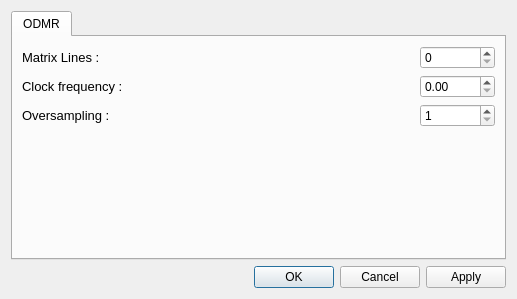
<?xml version="1.0" encoding="UTF-8"?>
<ui version="4.0">
 <class>SettingsDialog</class>
 <widget class="QDialog" name="SettingsDialog">
  <property name="geometry">
   <rect>
    <x>0</x>
    <y>0</y>
    <width>517</width>
    <height>299</height>
   </rect>
  </property>
  <property name="windowTitle">
   <string>qudi: ODMR - Settings</string>
  </property>
  <layout class="QGridLayout" name="gridLayout_2">
   <item row="1" column="0">
    <widget class="QDialogButtonBox" name="buttonBox">
     <property name="orientation">
      <enum>Qt::Horizontal</enum>
     </property>
     <property name="standardButtons">
      <set>QDialogButtonBox::Apply|QDialogButtonBox::Cancel|QDialogButtonBox::Ok</set>
     </property>
    </widget>
   </item>
   <item row="0" column="0">
    <widget class="QTabWidget" name="tabWidget">
     <widget class="QWidget" name="odmrtab">
      <attribute name="title">
       <string>ODMR</string>
      </attribute>
      <layout class="QGridLayout" name="gridLayout">
       <item row="0" column="0">
        <widget class="QLabel" name="label">
         <property name="font">
          <font>
           <pointsize>10</pointsize>
          </font>
         </property>
         <property name="toolTip">
          <string>This is the number of lines plotted in the Matrix Plot (lower plot).</string>
         </property>
         <property name="text">
          <string>Matrix Lines :</string>
         </property>
        </widget>
       </item>
       <item row="0" column="1">
        <widget class="QSpinBox" name="matrix_lines_SpinBox">
         <property name="sizePolicy">
          <sizepolicy hsizetype="Expanding" vsizetype="Fixed">
           <horstretch>0</horstretch>
           <verstretch>0</verstretch>
          </sizepolicy>
         </property>
         <property name="maximumSize">
          <size>
           <width>75</width>
           <height>16777215</height>
          </size>
         </property>
         <property name="maximum">
          <number>100000</number>
         </property>
        </widget>
       </item>
       <item row="3" column="0">
        <spacer name="verticalSpacer">
         <property name="orientation">
          <enum>Qt::Vertical</enum>
         </property>
         <property name="sizeHint" stdset="0">
          <size>
           <width>20</width>
           <height>40</height>
          </size>
         </property>
        </spacer>
       </item>
       <item row="1" column="0">
        <widget class="QLabel" name="label_2">
         <property name="font">
          <font>
           <pointsize>10</pointsize>
          </font>
         </property>
         <property name="toolTip">
          <string>That is the inverse time how long the scanner stays at the desired frequency and counts.</string>
         </property>
         <property name="text">
          <string>Clock frequency :</string>
         </property>
        </widget>
       </item>
       <item row="1" column="1">
        <widget class="QDoubleSpinBox" name="clock_frequency_DoubleSpinBox">
         <property name="sizePolicy">
          <sizepolicy hsizetype="Expanding" vsizetype="Fixed">
           <horstretch>0</horstretch>
           <verstretch>0</verstretch>
          </sizepolicy>
         </property>
         <property name="maximumSize">
          <size>
           <width>75</width>
           <height>16777215</height>
          </size>
         </property>
         <property name="maximum">
          <double>10000.000000000000000</double>
         </property>
        </widget>
       </item>
       <item row="2" column="0">
        <widget class="QLabel" name="label_3">
         <property name="font">
          <font>
           <pointsize>10</pointsize>
          </font>
         </property>
         <property name="toolTip">
          <string>That is the inverse time how long the scanner stays at the desired frequency and counts.</string>
         </property>
         <property name="text">
          <string>Oversampling :</string>
         </property>
        </widget>
       </item>
       <item row="2" column="1">
        <widget class="QSpinBox" name="oversampling_SpinBox">
         <property name="sizePolicy">
          <sizepolicy hsizetype="Expanding" vsizetype="Fixed">
           <horstretch>0</horstretch>
           <verstretch>0</verstretch>
          </sizepolicy>
         </property>
         <property name="maximumSize">
          <size>
           <width>75</width>
           <height>16777215</height>
          </size>
         </property>
         <property name="minimum">
          <number>1</number>
         </property>
         <property name="maximum">
          <number>100000</number>
         </property>
        </widget>
       </item>
      </layout>
     </widget>
    </widget>
   </item>
  </layout>
 </widget>
 <resources/>
 <connections>
  <connection>
   <sender>buttonBox</sender>
   <signal>accepted()</signal>
   <receiver>SettingsDialog</receiver>
   <slot>accept()</slot>
   <hints>
    <hint type="sourcelabel">
     <x>248</x>
     <y>254</y>
    </hint>
    <hint type="destinationlabel">
     <x>157</x>
     <y>274</y>
    </hint>
   </hints>
  </connection>
  <connection>
   <sender>buttonBox</sender>
   <signal>rejected()</signal>
   <receiver>SettingsDialog</receiver>
   <slot>reject()</slot>
   <hints>
    <hint type="sourcelabel">
     <x>316</x>
     <y>260</y>
    </hint>
    <hint type="destinationlabel">
     <x>286</x>
     <y>274</y>
    </hint>
   </hints>
  </connection>
 </connections>
</ui>
